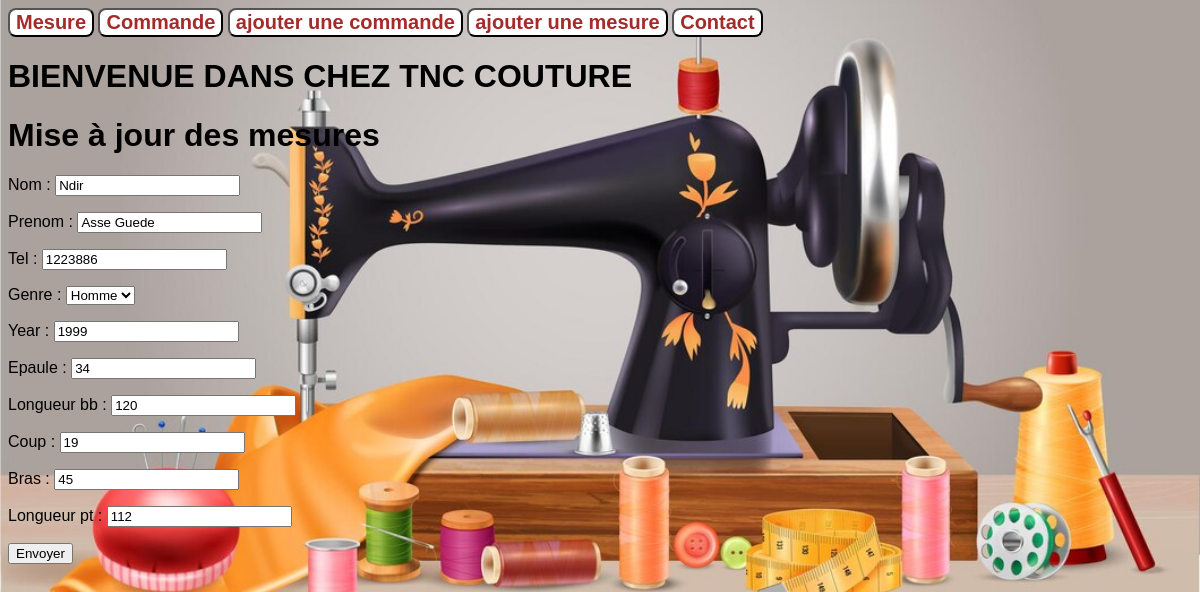
The app's page /mesure/1/change/ with its own data.
### TNC/models.py (models this page shows, shortened)
class Mesure(models.Model):
    class Genre(models.TextChoices):
        Homme = "H"
        Femme = "F"
    nom = models.fields.CharField(max_length = 50)
    prenom = models.fields.CharField(max_length = 50)
    tel = models.fields.IntegerField()
    genre = models.fields.CharField(choices = Genre.choices, max_length = 5)
    year = models.fields.IntegerField(
        validators = [MinValueValidator(1900),MaxValueValidator(2021)])
    page_officielle = models.fields.URLField(null = True, blank = True)
    active = models.fields.BooleanField(default = True)
    epaule = models.fields.IntegerField()
    longueur_bb= models.fields.IntegerField()
    coup = models.fields.IntegerField()
    bras = models.fields.IntegerField()
    longueur_pt = models.fields.IntegerField()

### TNC/views.py (the view)
# urls.py: path('mesure/<int:id>/change/', views.mesure_update, name="mesure-update"),
def mesure_update(request, id):
    mesure = Mesure.objects.get(id=id)
    if request.method == "POST":
        form = MesureForm(request.POST, instance=mesure)
        if form.is_valid:
            mesure = form.save()
        return redirect("mesure-detail", mesure.id)
    else:
        form = MesureForm(instance=mesure)
    return render(request,
                  'TNC/mesure_update.html',
                  {'form': form}
                  )

### TNC/froms.py
class MesureForm(forms.ModelForm):
   class Meta:
      model = Mesure
      exclude = ('active', 'page_officielle')

### TNC/templates/TNC/mesure_update.html (shortened to what this page needs)
{% extends 'TNC/base.html' %}
{% block contenu %}
<h1>Mise à jour des mesures</h1>
<form action="" method="POST">
    {{ form.as_p }}
    <input type="submit" value="Envoyer">
</form>
{% endblock %}

### TNC/static/TNC/style.css (style rules this page uses)
body { background: url('imgBack.jpg') no-repeat center center fixed; -webkit-background-size: cover; -moz-background-size: cover; -o-background-size: cover; background-size: cover; font-family: Arial, Helvetica, sans-serif; background-attachment: scroll; }

### records on screen
Mesure: nom "Ndir", prenom "Asse Guede", tel "1223886", genre "Homme", year "1999", epaule "34", longueur_bb "120", coup "19", bras "45", longueur_pt "112"
